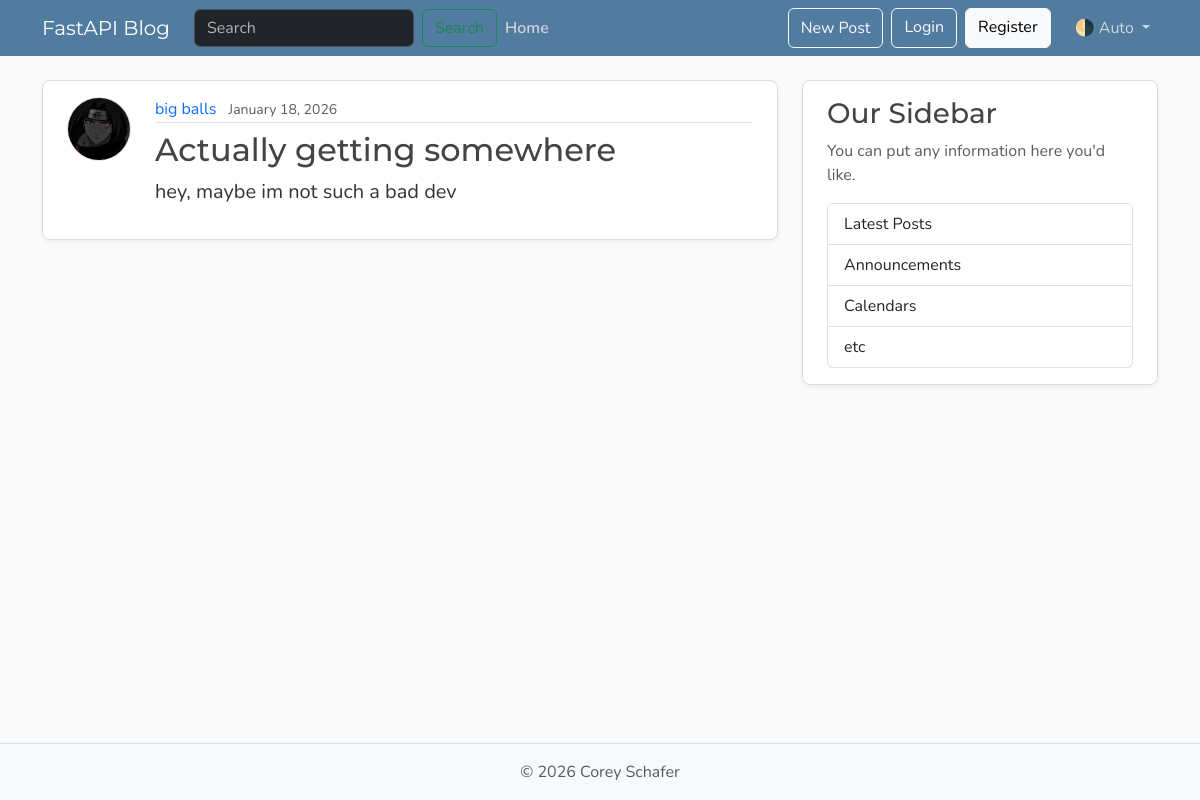
/posts, run on an earlier commit of the app's database.
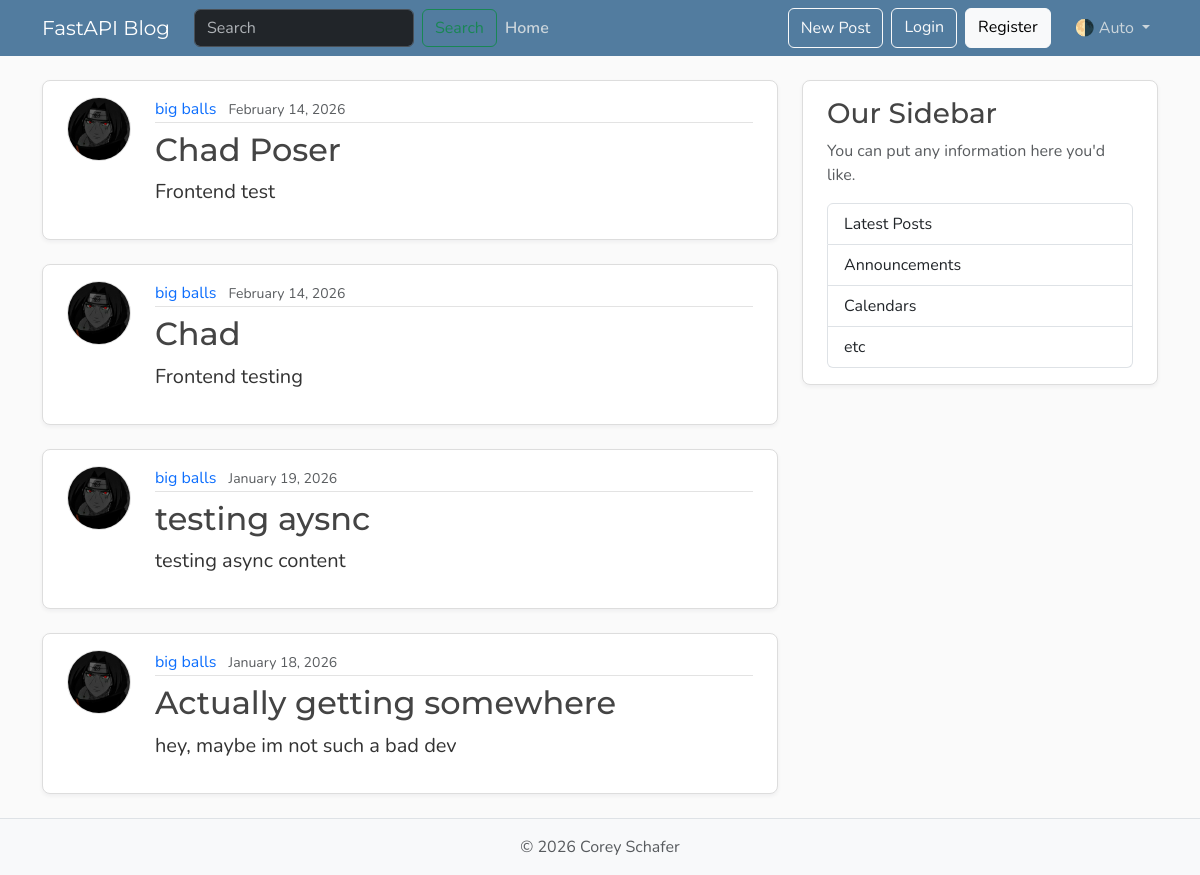
And on a later commit of the database.
### models.py (models this page shows, shortened)
class Post(Base):
    __tablename__ = "posts"
    id: Mapped[int] = mapped_column(Integer, primary_key = True, index = True)
    title: Mapped[str] = mapped_column(String(100), nullable = False)
    content: Mapped[str] = mapped_column(Text, nullable = False)
    user_id: Mapped[int] = mapped_column(
        ForeignKey("users.id"),
        nullable = False,
        index = True,
    )
    date_posted: Mapped[datetime] = mapped_column(
        DateTime(timezone = True),
        default=lambda: datetime.now(timezone.utc),
    )
    author: Mapped[User] = relationship(back_populates = "posts")

class User(Base):
    __tablename__ = "users"
    id: Mapped[int] = mapped_column(Integer, primary_key = True, index = True)
    username: Mapped[str] = mapped_column(String(50), unique = True, nullable = False)
    email: Mapped[str] = mapped_column(String(120), unique = True, nullable = False)
    image_file: Mapped[str | None] = mapped_column(
        String(200),
        nullable = True,
        default = None,
    )
    posts: Mapped[list[Post]] = relationship(
        back_populates = "author",
        cascade = "all, delete-orphan",
    )

### main.py (the view)
@app.get("/", include_in_schema = False, name = "home")
@app.get("/posts", include_in_schema = False, name = "posts")
async def home(request: Request, db: Annotated[AsyncSession, Depends(get_db)]):
    result = await db.execute(
        select(models.Post)
        .options(selectinload(models.Post.author))
        .order_by(models.Post.date_posted.desc()),
    )
    posts = result.scalars().all()
    return templates.TemplateResponse(
        request,
        "home.html",
        {"posts": posts, "title": "Home"},
    )

### templates/home.html
{% extends "layout.html" %}
{% block content %}
  {% for post in posts %}
    <article class="content-section py-3 px-4 mb-4">
      <div class="d-flex align-items-start gap-4">
        <img class="rounded-circle article-img flex-shrink-0"
             src="{{ post.author.image_path }}"
             alt="{{ post.author.username }}'s profile picture"
             width="64"
             height="64"
             loading="lazy">
        <div class="flex-grow-1">
          <div class="article-metadata mb-2">
            <a class="me-2" href="{{ url_for('user_posts', user_id = post.author.id) }}">{{ post.author.username }}</a>
            <small class="text-body-secondary">{{ post.date_posted.strftime('%B %d, %Y') }}</small>
          </div>
          <h2>
            <a class="article-title"
              href="{{ url_for('post_page', post_id = post.id) }}">{{ post.title }}</a>
          </h2>
          <p class="article-content">{{ post.content }}</p>
        </div>
      </div>
    </article>
  {% endfor %}
{% endblock content %}

### templates/layout.html (shortened to what this page needs)
<!DOCTYPE html>
<html lang="en">
  <head>
    <link href="https://cdn.jsdelivr.net/npm/bootstrap@5.3.8/dist/css/bootstrap.min.css"
          rel="stylesheet"
>
    <link rel="stylesheet" type="text/css" href="{{ url_for('static', path='css/main.css') }}">
  </head>
  <body class="d-flex flex-column min-vh-100">
    <header class="site-header">
      <nav class="navbar navbar-expand-md bg-steel fixed-top"
           data-bs-theme="dark">
        <div class="container">
          <a class="navbar-brand me-4" href="{{ url_for('home')}}">FastAPI Blog</a>
          <form class="d-flex" action="/search/">
            <input class="form-control me-2" name="query" type="search" placeholder="Search" aria-label="Search">
            <button class="btn btn-outline-success" type="submit">Search</button>
          </form>
          <div class="collapse navbar-collapse" id="navbarToggle">
            <div class="navbar-nav me-auto">
              <a class="nav-link active" aria-current="page" href="{{ url_for('home')}}">Home</a>
            </div>
            <div class="navbar-nav">
              <button class="btn btn-outline-light mb-2 mb-md-0 me-md-2"
                  type="button"
                  data-bs-toggle="modal"
                  data-bs-target="#createPostModal">New Post</button>
              <a class="btn btn-outline-light mb-2 mb-md-0 me-md-2" href="#">Login</a>
              <a class="btn btn-light mb-2 mb-md-0 me-md-3" href="#">Register</a>
              <div class="nav-item dropdown">
                <a class="nav-link dropdown-toggle"
                   href="#"
                   role="button"
                   id="bd-theme"
                   data-bs-toggle="dropdown"
                   aria-expanded="false">
                  <span id="bd-theme-text">🌗 Auto</span>
                </a>
              </div>
            </div>
          </div>
        </div>
      </nav>
    </header>
    <main role="main" class="container">
      <div class="row">
        <div class="col-md-8">
          {% block content %}
          {% endblock content %}
        </div>
        <aside class="col-md-4">
          <div class="content-section py-3 px-4 mb-4">
            <h3>Our Sidebar</h3>
            <p class="text-body-secondary">You can put any information here you'd like.</p>
            <ul class="list-group">
              <li class="list-group-item">Latest Posts</li>
              <li class="list-group-item">Announcements</li>
              <li class="list-group-item">Calendars</li>
              <li class="list-group-item">etc</li>
            </ul>
          </div>
        </aside>
      </div>
    </main>
    <footer class="mt-auto py-3 bg-body-tertiary border-top">
      <div class="container text-center">
        <p class="text-body-secondary mb-0">
          © <span id="year"></span> Corey Schafer
        </p>
      </div>
    </footer>
  </body>
</html>

### static/css/main.css (style rules this page uses)
:root { --font-heading: "Montserrat", system-ui, -apple-system, BlinkMacSystemFont, sans-serif; --font-body: "Nunito", system-ui, -apple-system, BlinkMacSystemFont, sans-serif; --color-bg-body: #fafafa; --color-bg-content: #ffffff; --color-text-primary: #333333; --color-text-heading: #444444; --color-steel: #527c9f; --color-nav-link: #cbd5db; --color-nav-link-hover: #ffffff; --color-link-hover: #428bca; --color-border: #dddddd; --color-border-light: #e3e3e3; --spacing-xl: 5rem; --article-img-size: 4rem; --account-img-size: 7.813rem; }
body { font-family: var(--font-body); background: var(--color-bg-body); color: var(--color-text-primary); }
main { padding-top: var(--spacing-xl); }
h1, h2, h3, h4, h5, h6 { font-family: var(--font-heading); color: var(--color-text-heading); }
.navbar-brand { font-family: var(--font-heading); }
a { text-decoration: none; }
.bg-steel { background-color: var(--color-steel); }
.site-header .navbar-nav .nav-link { color: var(--color-nav-link); transition: color 0.2s ease-in-out; }
.site-header .navbar-nav .nav-link.active { font-weight: 600; }
.content-section { background: var(--color-bg-content); border: 1px solid var(--color-border); border-radius: 0.5rem; box-shadow: 0 2px 4px rgba(15, 23, 42, 0.05); transition: box-shadow 0.15s ease, transform 0.15s ease, border-color 0.15s ease; }
.article-title { color: var(--color-text-heading); transition: color 0.2s ease-in-out; }
.article-content { white-space: pre-line; font-size: 1.25rem; }
.article-img { height: var(--article-img-size); width: var(--article-img-size); flex-shrink: 0; object-fit: cover; border: 1px solid var(--color-border-light); box-shadow: 0 0 0 2px var(--color-bg-content); }
.article-metadata { padding-bottom: 0.063rem; border-bottom: 1px solid var(--color-border-light); }
.article-metadata a { transition: color 0.2s ease-in-out; }
[data-bs-theme="dark"] { --color-bg-body: #1a1a1a; --color-bg-content: #2d2d2d; --color-text-primary: #e0e0e0; --color-text-heading: #f0f0f0; --color-border: #404040; --color-border-light: #4a4a4a; }

What changed in the data, as far as the page shows it:
added Post: author.image_path (picture), author.username "big balls", date_posted "February 14, 2026", title "Chad Poser", content "Frontend test"
added Post: author.image_path (picture), author.username "big balls", date_posted "February 14, 2026", title "Chad", content "Frontend testing"
added Post: author.image_path (picture), author.username "big balls", date_posted "January 19, 2026", title "testing aysnc", content "testing async content"
